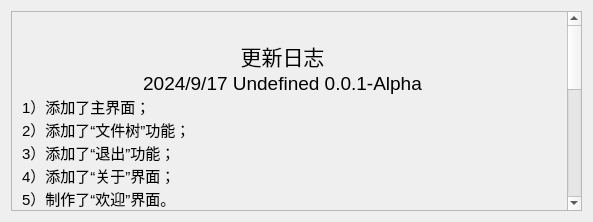
<?xml version="1.0" encoding="UTF-8"?>
<ui version="4.0">
 <class>What</class>
 <widget class="QDialog" name="What">
  <property name="geometry">
   <rect>
    <x>0</x>
    <y>0</y>
    <width>593</width>
    <height>222</height>
   </rect>
  </property>
  <property name="minimumSize">
   <size>
    <width>0</width>
    <height>0</height>
   </size>
  </property>
  <property name="windowTitle">
   <string>更新日志</string>
  </property>
  <layout class="QGridLayout" name="gridLayout">
   <item row="0" column="0">
    <widget class="QScrollArea" name="scrollArea">
     <property name="minimumSize">
      <size>
       <width>570</width>
       <height>200</height>
      </size>
     </property>
     <property name="autoFillBackground">
      <bool>true</bool>
     </property>
     <property name="widgetResizable">
      <bool>true</bool>
     </property>
     <property name="alignment">
      <set>Qt::AlignmentFlag::AlignLeading|Qt::AlignmentFlag::AlignLeft|Qt::AlignmentFlag::AlignVCenter</set>
     </property>
     <widget class="QWidget" name="scrollAreaWidgetContents">
      <property name="geometry">
       <rect>
        <x>0</x>
        <y>0</y>
        <width>552</width>
        <height>530</height>
       </rect>
      </property>
      <property name="minimumSize">
       <size>
        <width>540</width>
        <height>530</height>
       </size>
      </property>
      <widget class="QLabel" name="label">
       <property name="geometry">
        <rect>
         <x>10</x>
         <y>10</y>
         <width>521</width>
         <height>391</height>
        </rect>
       </property>
       <property name="minimumSize">
        <size>
         <width>0</width>
         <height>0</height>
        </size>
       </property>
       <property name="text">
        <string>&lt;!DOCTYPE HTML PUBLIC &quot;-//W3C//DTD HTML 4.0//EN&quot; &quot;http://www.w3.org/TR/REC-html40/strict.dtd&quot;&gt;
&lt;html&gt;&lt;head&gt;&lt;meta name=&quot;qrichtext&quot; content=&quot;1&quot; /&gt;&lt;meta charset=&quot;utf-8&quot; /&gt;&lt;style type=&quot;text/css&quot;&gt;
p, li { white-space: pre-wrap; }
hr { height: 1px; border-width: 0; }
li.unchecked::marker { content: &quot;\2610&quot;; }
li.checked::marker { content: &quot;\2612&quot;; }
&lt;/style&gt;&lt;/head&gt;&lt;body style=&quot; font-family:'Microsoft YaHei UI'; font-size:11pt; font-weight:400; font-style:normal;&quot;&gt;
&lt;p align=&quot;center&quot; style=&quot; margin-top:0px; margin-bottom:0px; margin-left:0px; margin-right:0px; -qt-block-indent:0; text-indent:0px;&quot;&gt;&lt;span style=&quot; font-size:16pt;&quot;&gt;更新日志&lt;/span&gt;&lt;/p&gt;
&lt;p align=&quot;center&quot; style=&quot; margin-top:0px; margin-bottom:0px; margin-left:0px; margin-right:0px; -qt-block-indent:0; text-indent:0px;&quot;&gt;&lt;span style=&quot; font-size:14pt;&quot;&gt;2024/9/17 Undefined 0.0.1-Alpha&lt;/span&gt;&lt;/p&gt;
&lt;p style=&quot; margin-top:0px; margin-bottom:0px; margin-left:0px; margin-right:0px; -qt-block-indent:0; text-indent:0px;&quot;&gt;1）添加了主界面；&lt;/p&gt;
&lt;p style=&quot; margin-top:0px; margin-bottom:0px; margin-left:0px; margin-right:0px; -qt-block-indent:0; text-indent:0px;&quot;&gt;2）添加了“文件树”功能；&lt;/p&gt;
&lt;p style=&quot; margin-top:0px; margin-bottom:0px; margin-left:0px; margin-right:0px; -qt-block-indent:0; text-indent:0px;&quot;&gt;3）添加了“退出”功能；&lt;/p&gt;
&lt;p style=&quot; margin-top:0px; margin-bottom:0px; margin-left:0px; margin-right:0px; -qt-block-indent:0; text-indent:0px;&quot;&gt;4）添加了“关于”界面；&lt;/p&gt;
&lt;p style=&quot; margin-top:0px; margin-bottom:0px; margin-left:0px; margin-right:0px; -qt-block-indent:0; text-indent:0px;&quot;&gt;5）制作了“欢迎”界面。&lt;/p&gt;
&lt;p align=&quot;center&quot; style=&quot; margin-top:0px; margin-bottom:0px; margin-left:0px; margin-right:0px; -qt-block-indent:0; text-indent:0px;&quot;&gt;&lt;span style=&quot; font-size:14pt;&quot;&gt;2024/9/28 Undefined 0.0.2-Alpha&lt;/span&gt;&lt;/p&gt;
&lt;p style=&quot; margin-top:0px; margin-bottom:0px; margin-left:0px; margin-right:0px; -qt-block-indent:0; text-indent:0px;&quot;&gt;1）增加了“更新日志”界面；&lt;/p&gt;
&lt;p style=&quot; margin-top:0px; margin-bottom:0px; margin-left:0px; margin-right:0px; -qt-block-indent:0; text-indent:0px;&quot;&gt;2）修改了“关于”界面；&lt;/p&gt;
&lt;p style=&quot; margin-top:0px; margin-bottom:0px; margin-left:0px; margin-right:0px; -qt-block-indent:0; text-indent:0px;&quot;&gt;3）微调UI。&lt;/p&gt;
&lt;p align=&quot;center&quot; style=&quot; margin-top:0px; margin-bottom:0px; margin-left:0px; margin-right:0px; -qt-block-indent:0; text-indent:0px;&quot;&gt;&lt;span style=&quot; font-size:14pt;&quot;&gt;2024/10/2 Undefined 0.0.3-Alpha&lt;/span&gt;&lt;/p&gt;
&lt;p style=&quot; margin-top:0px; margin-bottom:0px; margin-left:0px; margin-right:0px; -qt-block-indent:0; text-indent:0px;&quot;&gt;_）添加了QLCDNumber实例&lt;/p&gt;
&lt;p align=&quot;center&quot; style=&quot; margin-top:0px; margin-bottom:0px; margin-left:0px; margin-right:0px; -qt-block-indent:0; text-indent:0px;&quot;&gt;&lt;span style=&quot; font-size:14pt;&quot;&gt;2024/10/3 Undefined 0.0.4-Alpha&lt;/span&gt;&lt;/p&gt;
&lt;p style=&quot; margin-top:0px; margin-bottom:0px; margin-left:0px; margin-right:0px; -qt-block-indent:0; text-indent:0px;&quot;&gt;_）修改了版本号&lt;/p&gt;&lt;/body&gt;&lt;/html&gt;</string>
       </property>
      </widget>
     </widget>
    </widget>
   </item>
  </layout>
 </widget>
 <resources/>
 <connections/>
</ui>
